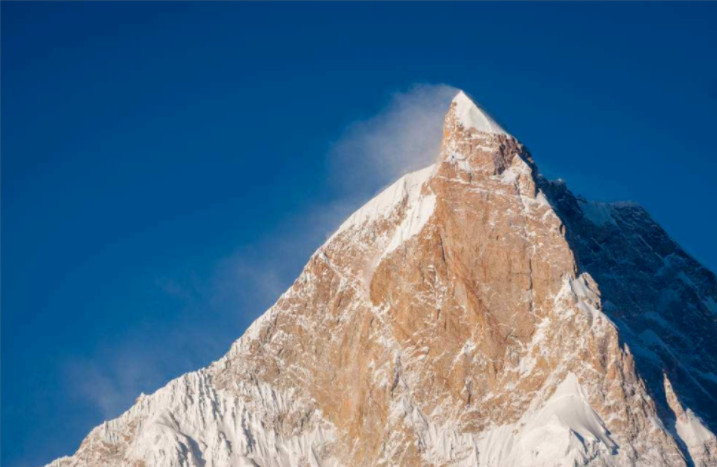
#> input picture OpenCV/mountain.png, 717 x 467 px
$ python 'Canny边缘检测.py'   (older library calls are emulated)
#> lines starting #> are read from the running program, lines starting #| are printed output that depends on the picture; after the words box and inside, x2 and y2 are one past the last pixel; in counts of white or black regions, pixels touching at a corner belong together
# Canny 边缘检测算子是一种多级检测算法
# 检测算法应该精确地找到图像中的尽可能多的边缘，尽可能的减少漏检和误检
# 最优定位：检测的边缘点应该精确地定位于边缘的中心
# 图像中的任意边缘应该只被标记一次，同时图像噪声不应产生伪边缘
# 需要使用Canny（x导数，y导数，低阈值，高阈值）函数即可
import cv2

img = cv2.imread('mountain.png')
#> img is the input picture: shape (467, 717, 3); mean B, G, R 139.1, 109.9, 75.2
# 高斯滤波边缘检测
blur = cv2.GaussianBlur(img, (3, 3), 0)
blur = cv2.cvtColor(blur, cv2.COLOR_BGR2GRAY)
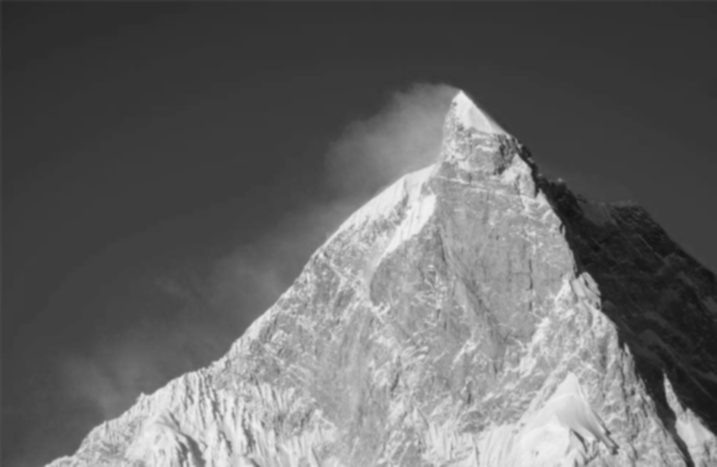
#> blur: shape (467, 717); min 18, max 242, mean 102.9
# 重要点，求xy方向的Sobel算子
gradx = cv2.Sobel(blur, cv2.CV_16SC1, 1, 0)
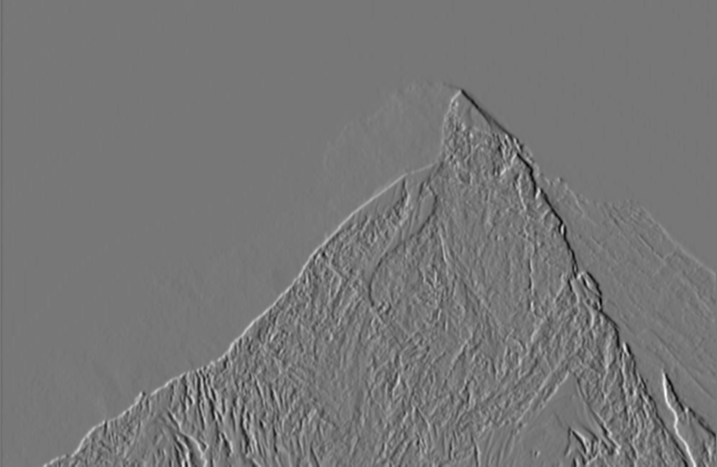
#> gradx: shape (467, 717) int16; min -366, max 418, mean -0.1; drawn with min black and max white
grady = cv2.Sobel(blur, cv2.CV_16SC1, 0, 1)
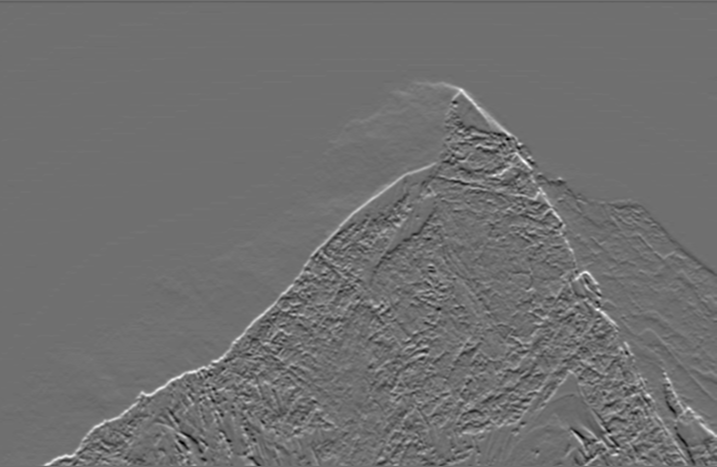
#> grady: shape (467, 717) int16; min -268, max 347, mean 2.2; drawn with min black and max white
# 使用canny函数处理图像，x，y分别是上一步求出来的梯度，低阈值50，高阈值150
edge_output = cv2.Canny(gradx, grady, 50, 150)
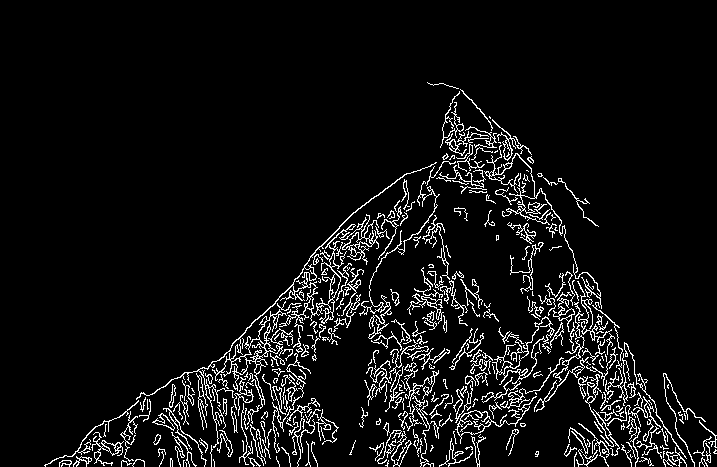
#> edge_output: shape (467, 717); 6.6% white in thin lines or dots, all inside (x1, y1, x2, y2) = (44, 82, 717, 467)
cv2.imwrite('canny.png', edge_output)

$ run again, with OpenCV/road.png copied over OpenCV/mountain.png
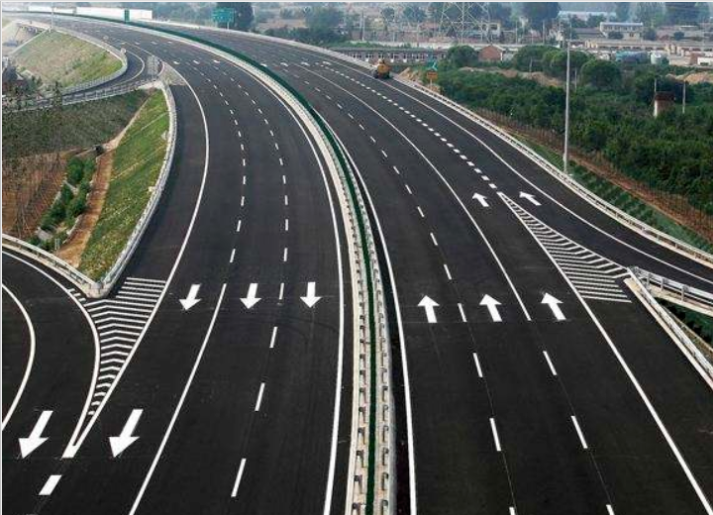
#> input picture OpenCV/road.png, 713 x 515 px
#> img is the input picture: shape (515, 713, 3); mean B, G, R 78.3, 81.1, 77.8
#> `grady = cv2.Sobel(blur, cv2.CV_16SC1, 0, 1)`:
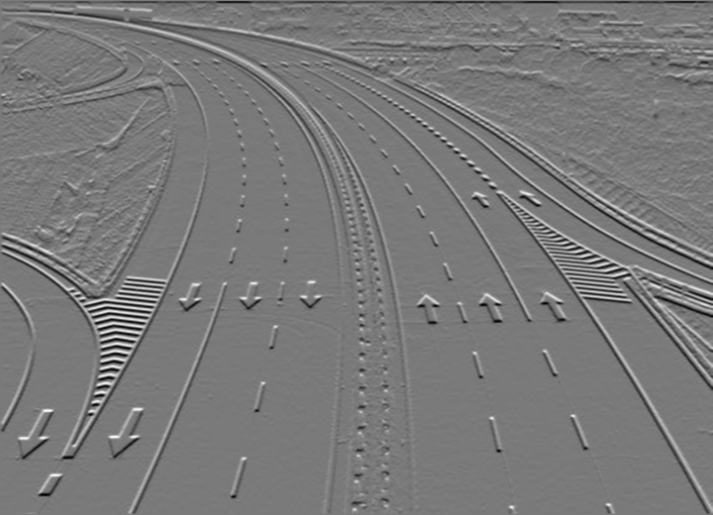
#> grady: shape (515, 713) int16; min -565, max 613, mean -2.7; drawn with min black and max white
#> `edge_output = cv2.Canny(gradx, grady, 50, 150)`:
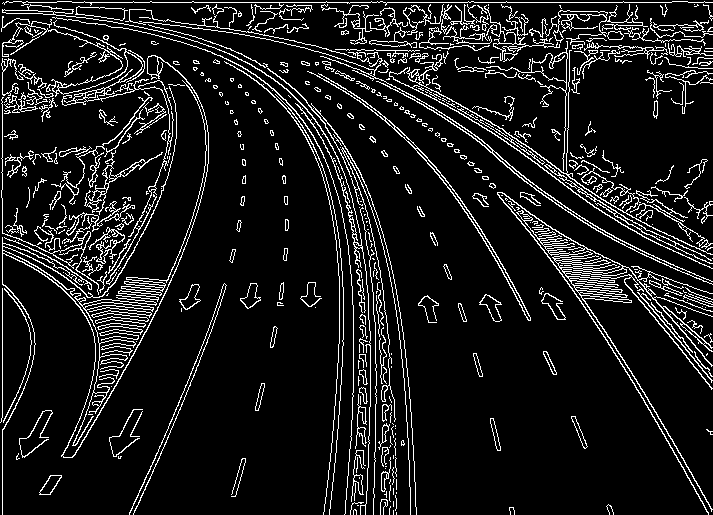
#> edge_output: shape (515, 713); 10.3% white in thin lines or dots
